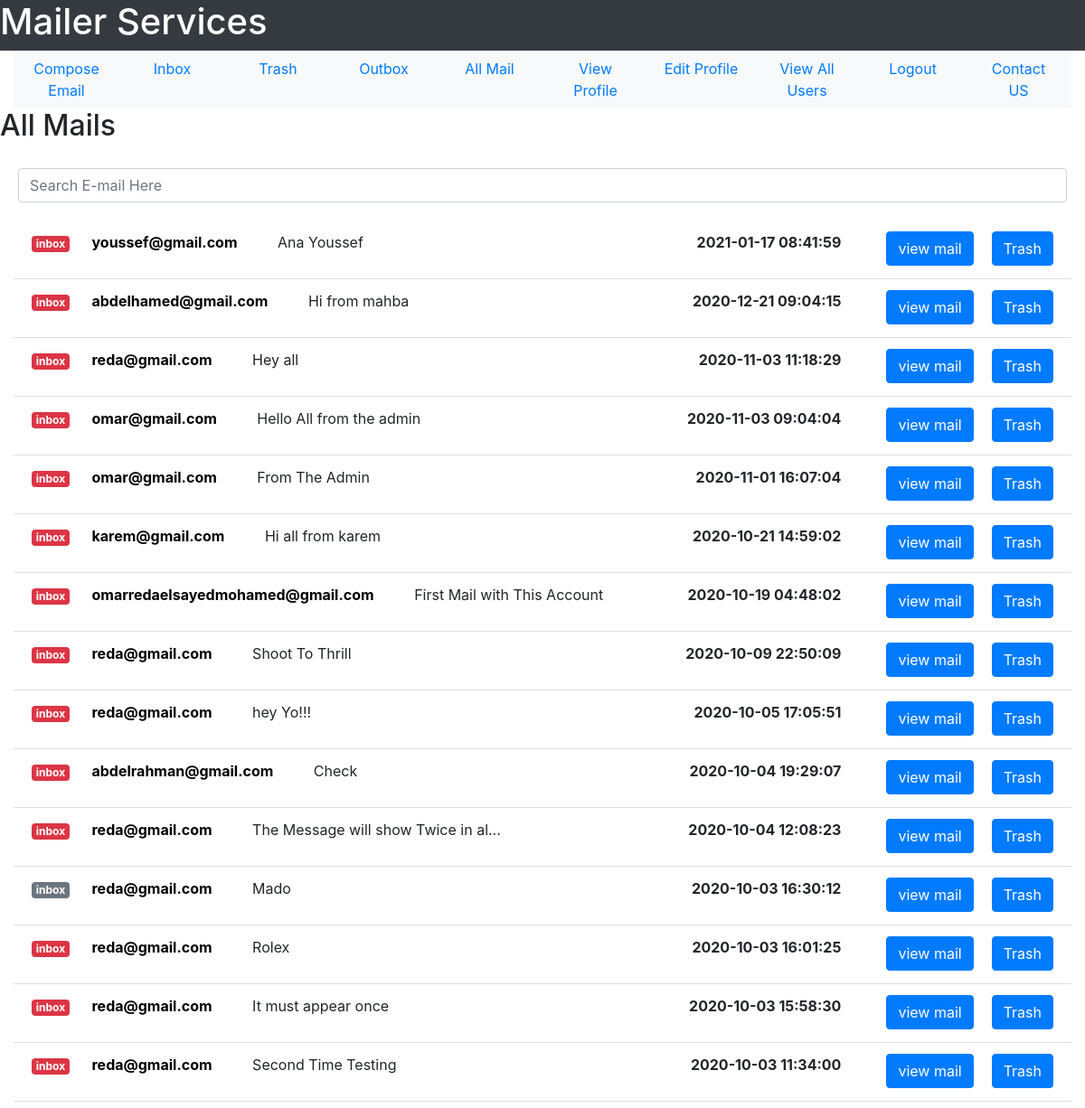
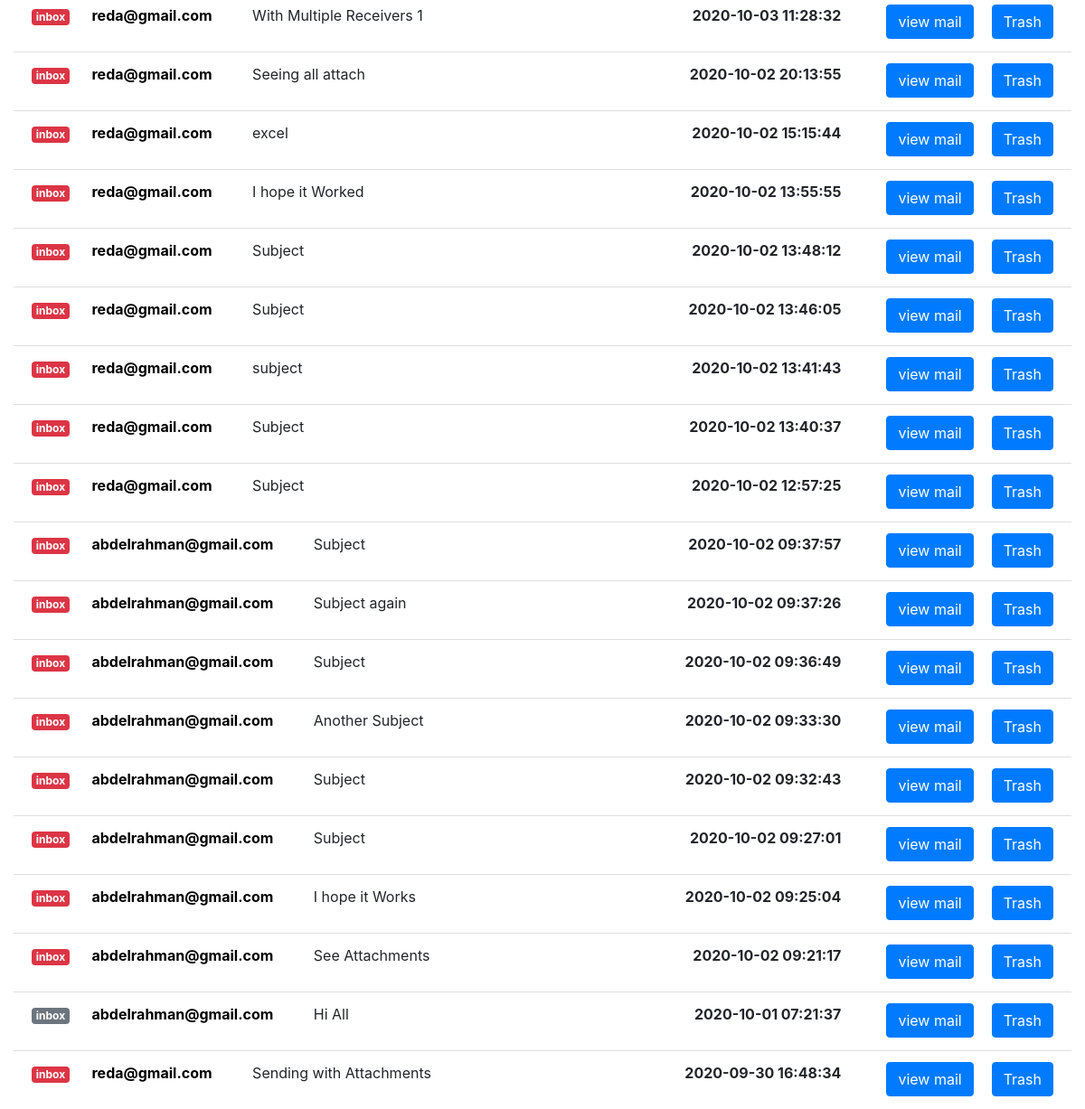
The page /all-mail (signed in) on the database its author committed (2 pictures, top to bottom).
### tables this page shows
CREATE TABLE user(user_id INTEGER PRIMARY KEY, user_name TEXT NOT NULL, user_email TEXT NOT NULL, user_password TEXT  NOT NULL, user_gender TEXT NOT NULL, user_date_of_birth TEXT NOT NULL, user_city TEXT NOT NULL, user_country TEXT NOT NULL, user_contact INTEGER, user_account_creation_date TEXT NOT NULL, user_active INTEGER DEFAULT 0 CHECK(user_active == 1 OR user_active == 0), visits INTEGER DEFAULT 0, UNIQUE(user_email));

CREATE TABLE mail(mail_id INTEGER PRIMARY KEY, sender_id INTEGER NOT NULL, receiver_id INTEGER NOT NULL, mail_subject TEXT, mail_body TEXT,  mail_date TEXT NOT NULL,mail_seen INTEGER DEFAULT 0 CHECK(mail_seen == 0 OR mail_seen == 1), sender_trashed INTEGER DEFAULT 0 CHECK(sender_trashed == 0 OR sender_trashed == 1), receiver_trashed INTEGER DEFAULT 0 CHECK(receiver_trashed == 0 OR receiver_trashed == 1), multiple_receivers INTEGER DEFAULT 0 CHECK(multiple_receivers == 0 OR multiple_receivers == 1), FOREIGN KEY(sender_id, receiver_id) REFERENCES user(user_id, user_id));

### User/User_Mail/user_mail.py (the view)
@user_mail_bp.route("/all-mail")
def see_all_mail():
    if check_authentication() == False:
        return redirect(url_for('forms_bp.login_form_page'))
    inbox = return_inbox(get_user_id(session["email"]))
    outbox = return_outbox(get_user_id(session["email"]))
    all_mail = sort_mails(inbox + outbox)
    return render_template("User_Mail/view_all_mail.html", all_mail=all_mail, user_email=session["email"])

### Forms/forms.py (called while the page is built)
def check_authentication():
    if session.get('email') == None:
        return False
    return True

### User/User_Mail/user_mail.py (called while the page is built)
def get_user_id(user_email):
    sqlite_connection = sqlite3.connect('MAIL_DB.db')
    select_user_query = """SELECT user_id FROM user WHERE user_email = ?;"""
    select_user_query_data = (user_email,)
    user_record = sqlite_connection.execute(
        select_user_query, select_user_query_data)
    user_id = 0
    for data in user_record:
        user_id = data[0]
    sqlite_connection.close()
    return user_id

def get_user_email(user_id):
    sqlite_connection = sqlite3.connect('MAIL_DB.db')
    select_user_query = """SELECT user_email FROM user WHERE user_id = ?;"""
    select_user_query_data = (user_id,)
    user_record = sqlite_connection.execute(
        select_user_query, select_user_query_data)
    user_email = ""
    for data in user_record:
        user_email = data[0]
    sqlite_connection.close()
    return user_email

def remove_milli_seconds(full_date):
    date = datetime.strptime(full_date, '%Y-%m-%d %H:%M:%S.%f')
    return date.strftime('%Y-%m-%d %H:%M:%S')

def sort_mails(all_mails):
    counter = 0
    while(counter < len(all_mails)):
        i = 0
        while(i < len(all_mails)-1):
            if all_mails[i]["mail_id"] < all_mails[i+1]["mail_id"]:
                temp = all_mails[i]
                all_mails[i] = all_mails[i+1]
                all_mails[i+1] = temp
            i += 1
        counter += 1
    return all_mails

### User/User_Mail/templates/User_Mail/view_all_mail.html (shortened to what this page needs)
<!DOCTYPE html>
<html lang = "en">
    <head>
        <link rel="stylesheet" href="https://maxcdn.bootstrapcdn.com/bootstrap/4.5.2/css/bootstrap.min.css">
    </head>
    <body>
        <div class = "container-fluid">
            <div class = "row bg-dark text-white">
                <h1>Mailer Services</h1>
            </div>
            <div>
                <ul class = "nav nav-justified bg-light">
                    <li class = 'nav-item'>
                        <a href = "{{url_for('user_mail_bp.compose_email')}}" class = 'nav-link'>Compose Email</a>
                    </li>
                    <li class = 'nav-item'>
                        <a href = "{{url_for('user_mail_bp.see_inbox')}}" class = 'nav-link'>Inbox</a>
                    </li>
                    <li class = 'nav-item'>
                        <a href = "{{url_for('user_mail_bp.trash')}}" class = 'nav-link'>Trash</a>
                    </li>
                    <li class = 'nav-item'>
                        <a href = "{{url_for('user_mail_bp.see_outbox')}}" class = 'nav-link'>Outbox</a>
                    </li>
                    <li class = 'nav-item'>
                        <a href = "{{url_for('user_mail_bp.see_all_mail')}}" class = 'nav-link'>All Mail</a>
                    </li>
                    <li class = 'nav-item'>
                        <a href = "{{url_for('user_profile_bp.view_profile')}}" class = 'nav-link'>View Profile</a>
                    </li>
                    <li class = 'nav-item'>
                        <a href = "{{url_for('user_profile_bp.edit_profile_form')}}" class = 'nav-link'>Edit Profile</a>
                    </li>
                    <li class = 'nav-item'>
                        <a href = "{{url_for('user_profile_bp.view_all_users')}}" class = 'nav-link'>View All Users</a>
                    </li>
                    <li class = 'nav-item'>
                        <a href = "{{url_for('user_profile_bp.logout')}}" class = 'nav-link'>Logout</a>
                    </li>
                    <li class = 'nav-item'>
                        <a href = "{{url_for('user_profile_bp.contact_us')}}" class = 'nav-link'>Contact US</a>
                    </li>
                </ul>
            </div>
            <div class = "row">
                <h2>All Mails</h2>
            </div>
            <div class = "row">
                <input type = "text" id = "searchBar" class = "form-control" style = "margin: 20px;" placeholder = "Search E-mail Here">
            </div>
            <div>
                <ul class = "list-group list-group-flush">
                    {% for user_mail in all_mail %}
                        {% if user_mail["receiver_mail"] == user_email %}
                            <li class = "list-group-item">
                                <p>
                                    {% if user_mail["mail_seen"] %}
                                        <span class = "badge badge-secondary">inbox</span>
                                    {% else %}
                                        <span class = "badge badge-danger">inbox</span>
                                    {% endif %}
                                    <a href = "{{url_for('user_mail_bp.compose_to_email', user_mail = user_mail['sender_mail'])}}" style = "color: black;">
                                        <strong style = "margin: 20px;" id = "userMail">{{user_mail["sender_mail"]}}</strong>
                                    </a>
                                    <span style = "margin: 20px;" id = "mailSubject">{{user_mail["mail_subject"]}}</span>
                                    <a href = "{{url_for('user_mail_bp.all_mail_to_trash', mail_id = user_mail['mail_id'], trash_identity = 1)}}"
                                    class = "btn btn-primary float-right" style = "margin-left: 20px;">Trash</a>
                                    <a href = "{{url_for('user_mail_bp.view_mail', mail_id = user_mail['mail_id'])}}" class = "btn btn-primary float-right">view mail</a>
                                    <strong style = "margin-right: 50px;" class = "float-right">{{user_mail["mail_date"]}}</strong>
                                </p>
                            </li>
                        {% endif %}
                    {% endfor %}
                </ul>
                </div>
        </div>
    </body>
</html>

### rows shown on the page
user: sender_mail "youssef@gmail.com"
mail: mail_subject "Ana Youssef"
user: sender_mail "abdelhamed@gmail.com"
mail: mail_subject "Hi from mahba"
user: sender_mail "reda@gmail.com" "reda@gmail.com" "reda@gmail.com" "reda@gmail.com" "reda@gmail.com" "reda@gmail.com" "reda@gmail.com" "reda@gmail.com" "reda@gmail.com" "reda@gmail.com" "reda@gmail.com" "reda@gmail.com" "reda@gmail.com" "reda@gmail.com" "reda@gmail.com" "reda@gmail.com" "reda@gmail.com" "reda@gmail.com"
mail: mail_subject "Hey all"
user: sender_mail "omar@gmail.com" "omar@gmail.com"
mail: mail_subject "Hello All from the admin"
mail: mail_subject "From The Admin"
user: sender_mail "karem@gmail.com"
mail: mail_subject "Hi all from karem"
user: sender_mail "omarredaelsayedmohamed@gmail.com"
mail: mail_subject "First Mail with This Account"
mail: mail_subject "Shoot To Thrill"
mail: mail_subject "hey Yo!!!"
user: sender_mail "abdelrahman@gmail.com" "abdelrahman@gmail.com" "abdelrahman@gmail.com" "abdelrahman@gmail.com" "abdelrahman@gmail.com" "abdelrahman@gmail.com" "abdelrahman@gmail.com" "abdelrahman@gmail.com" "abdelrahman@gmail.com" "abdelrahman@gmail.com"
mail: mail_subject "Check"
mail: mail_subject "The Message will show Twice in al..."
mail: mail_subject "Mado"
mail: mail_subject "Rolex"
mail: mail_subject "It must appear once"
mail: mail_subject "Second Time Testing"
mail: mail_subject "With Multiple Receivers 1"
mail: mail_subject "Seeing all attach"
mail: mail_subject "excel"
mail: mail_subject "I hope it Worked"
mail: mail_subject "Subject"
mail: mail_subject "Subject"
mail: mail_subject "subject"
mail: mail_subject "Subject"
mail: mail_subject "Subject"
mail: mail_subject "Subject"
mail: mail_subject "Subject again"
mail: mail_subject "Subject"
mail: mail_subject "Another Subject"
mail: mail_subject "Subject"
mail: mail_subject "Subject"
mail: mail_subject "I hope it Works"
mail: mail_subject "See Attachments"
mail: mail_subject "Hi All"
mail: mail_subject "Sending with Attachments"

### other values the page prints
{{ user_mail["mail_date"] }} "2021-01-17 08:41:59" "2020-12-21 09:04:15" "2020-11-03 11:18:29" "2020-11-03 09:04:04" "2020-11-01 16:07:04" "2020-10-21 14:59:02" "2020-10-19 04:48:02" "2020-10-09 22:50:09" "2020-10-05 17:05:51" "2020-10-04 19:29:07" "2020-10-04 12:08:23" "2020-10-03 16:30:12" "2020-10-03 16:01:25" "2020-10-03 15:58:30" "2020-10-03 11:34:00" "2020-10-03 11:28:32" "2020-10-02 20:13:55" "2020-10-02 15:15:44" "2020-10-02 13:55:55" "2020-10-02 13:48:12" "2020-10-02 13:46:05" "2020-10-02 13:41:43" "2020-10-02 13:40:37" "2020-10-02 12:57:25" "2020-10-02 09:37:57" "2020-10-02 09:37:26" "2020-10-02 09:36:49" "2020-10-02 09:33:30" "2020-10-02 09:32:43" "2020-10-02 09:27:01" "2020-10-02 09:25:04" "2020-10-02 09:21:17" "2020-10-01 07:21:37" "2020-09-30 16:48:34"
